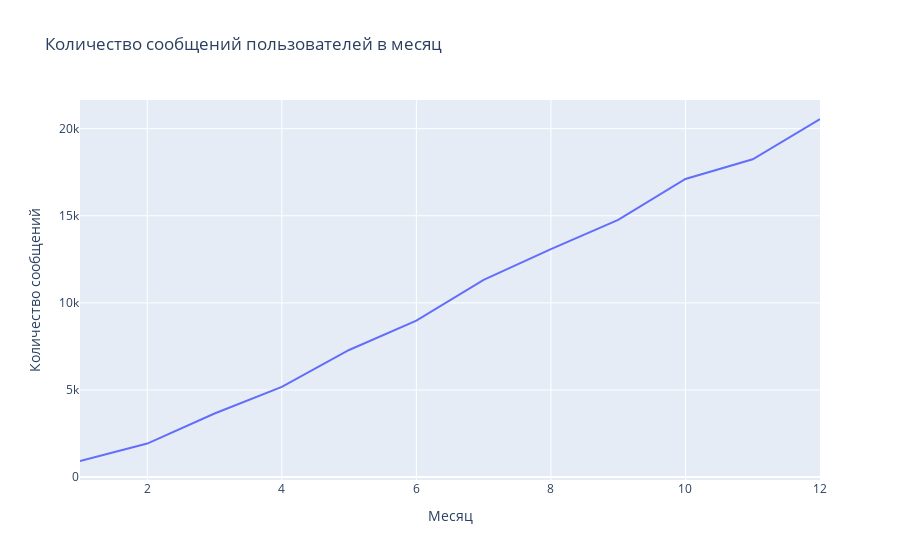

The notebook cell saved with this chart:
### Markdown cell above
Видим, что каждый месяц количество звонков стремительно увеличивается.
Посчитаем количество отправленных сообщений по месяцам.

### Code cell
fig = px.line(
    calls.groupby(messages['message_date'].dt.month).count()['user_id'],
    title="Количество сообщений пользователей в месяц"
)

fig.update_layout(
    showlegend=False,
    xaxis_title="Месяц",
    yaxis_title="Количество сообщений"
)

fig.show()

### Figure 1 — Plotly figure (JSON) as saved in the notebook; plotly's stock layout.template omitted (floating-point values rounded to 4 significant figures)
{"data": [{"hovertemplate": "variable=user_id<br>message_date=%{x}<br>value=%{y}<extra></extra>", "legendgroup": "user_id", "line": {"color": "#636efa", "dash": "solid"}, "marker": {"symbol": "circle"}, "mode": "lines", "name": "user_id", "orientation": "v", "showlegend": true, "x": [1.0, 2.0, 3.0, 4.0, 5.0, 6.0, 7.0, 8.0, 9.0, 10.0, 11.0, 12.0], "xaxis": "x", "y": [924, 1924, 3648, 5179, 7298, 8983, 11320, 13088, 14759, 17114, 18244, 20555], "yaxis": "y", "type": "scatter"}], "layout": {"xaxis": {"anchor": "y", "domain": [0.0, 1.0], "title": {"text": "Месяц"}}, "yaxis": {"anchor": "x", "domain": [0.0, 1.0], "title": {"text": "Количество сообщений"}}, "legend": {"title": {"text": "variable"}, "tracegroupgap": 0}, "title": {"text": "Количество сообщений пользователей в месяц"}, "showlegend": false}}
